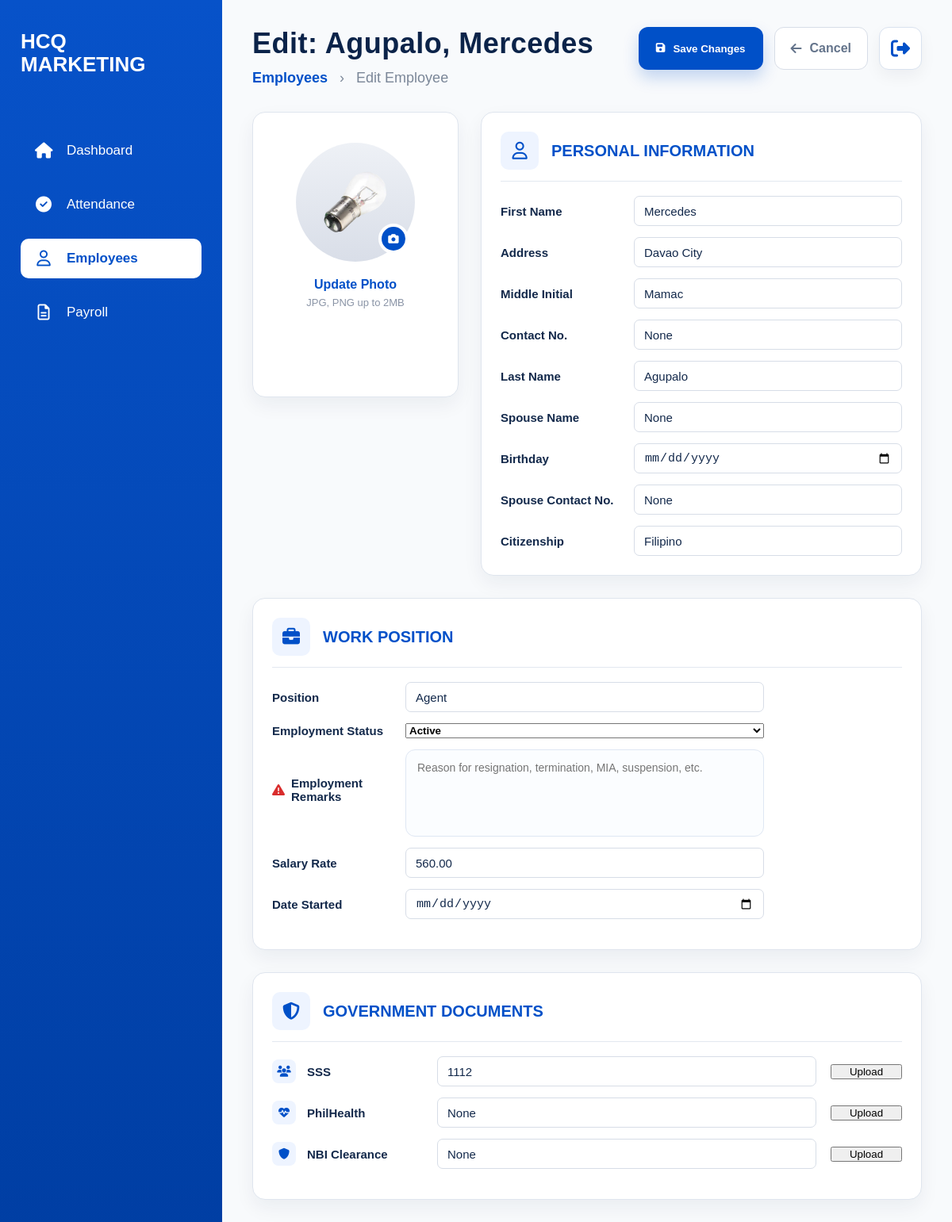
The page /employees-page/edit/3/ on the database as committed earlier.
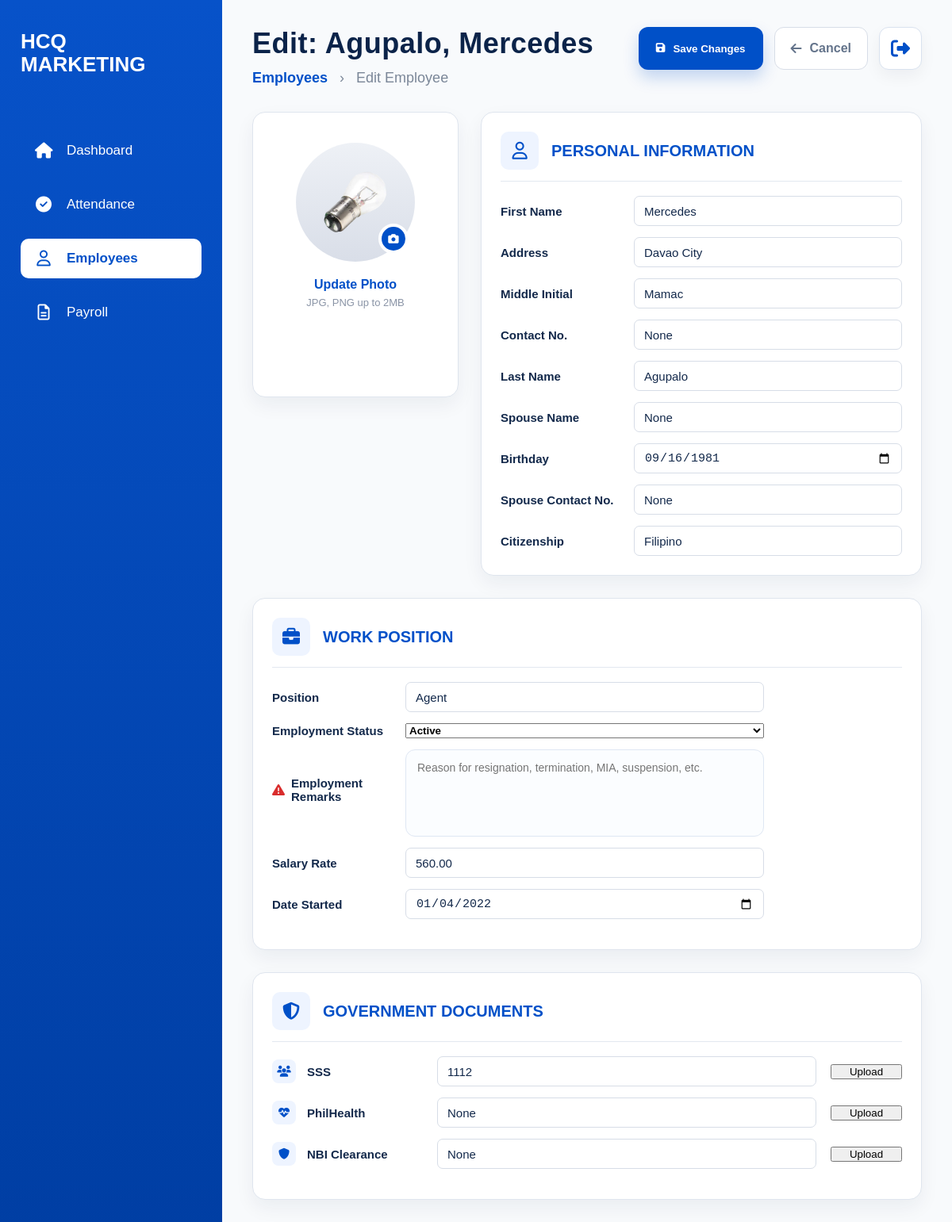
The same page on the database as committed later.
### employees/models.py (models this page shows, shortened)
class Employee(models.Model):
    SALARY_TYPE_CHOICES = (
        ('daily', 'Daily'),
        ('hourly', 'Hourly'),
    )
    EMPLOYMENT_STATUS_CHOICES = (
        ('ACTIVE', 'Active'),
        ('RESIGNED', 'Resigned'),
        ('MIA', 'MIA'),
        ('TERMINATED', 'Terminated'),
    )
    employee_id = models.CharField(
        max_length=10,
        unique=True,
        editable=False
    )
    first_name = models.CharField(max_length=100)
    middle_initial = models.CharField(
        max_length=50,
        blank=True,
        null=True
    )
    last_name = models.CharField(max_length=100)
    date_of_birth = models.DateField(
        blank=True,
        null=True
    )
    citizenship = models.CharField(
        max_length=100,
        blank=True,
        null=True
    )
    address = models.CharField(
        max_length=255,
        blank=True,
        null=True
    )
    contact_number = models.CharField(
        max_length=50,
        blank=True,
        null=True
    )
    spouse_name = models.CharField(
        max_length=100,
        blank=True,
        null=True
    )
    spouse_contact_number = models.CharField(
        max_length=50,
        blank=True,
        null=True
    )
    elementary = models.CharField(
        max_length=255,
        blank=True,
        null=True
    )
    elementary_year = models.CharField(
        max_length=50,
        blank=True,
        null=True
    )
    high_school = models.CharField(
        max_length=255,
        blank=True,
        null=True
    )
    high_school_year = models.CharField(
        max_length=50,
        blank=True,
        null=True
    )
    college = models.CharField(
        max_length=255,
        blank=True,
        null=True
    )
    college_year = models.CharField(
        max_length=50,
        blank=True,
        null=True
    )
    company_1 = models.CharField(
        max_length=255,
        blank=True,
        null=True
    )
    company_address_1 = models.CharField(
        max_length=255,
        blank=True,
        null=True
    )
    occupation_1 = models.CharField(
        max_length=100,
        blank=True,
        null=True
    )
    years_1 = models.CharField(
        max_length=50,
        blank=True,
        null=True
    )
    company_2 = models.CharField(
        max_length=255,
        blank=True,
        null=True
    )
    company_address_2 = models.CharField(
        max_length=255,
        blank=True,
        null=True
    )
    occupation_2 = models.CharField(
        max_length=100,
        blank=True,
        null=True
    )
    years_2 = models.CharField(
        max_length=50,
        blank=True,
        null=True
    )
    company_3 = models.CharField(
        max_length=255,
        blank=True,
        null=True
    )
    company_address_3 = models.CharField(
        max_length=255,
        blank=True,
        null=True
    )
    occupation_3 = models.CharField(
        max_length=100,
        blank=True,
        null=True
    )
    years_3 = models.CharField(
        max_length=50,
        blank=True,
        null=True
    )
    reference_name_1 = models.CharField(
        max_length=100,
        blank=True,
        null=True
    )
    reference_occupation_1 = models.CharField(
        max_length=100,
        blank=True,
        null=True
    )
    reference_contact_1 = models.CharField(
        max_length=50,
        blank=True,
        null=True
    )
    reference_name_2 = models.CharField(
        max_length=100,
        blank=True,
        null=True
    )
    reference_occupation_2 = models.CharField(
        max_length=100,
        blank=True,
        null=True
    )
    reference_contact_2 = models.CharField(
        max_length=50,
        blank=True,
        null=True
    )
    reference_name_3 = models.CharField(
        max_length=100,
        blank=True,
        null=True
    )
    reference_occupation_3 = models.CharField(
        max_length=100,
        blank=True,
        null=True
    )
    reference_contact_3 = models.CharField(
        max_length=50,
        blank=True,
        null=True
    )
    sss_number = models.CharField(
        max_length=100,
        blank=True,
        null=True
    )
    sss_file = models.FileField(
        upload_to='government_documents/sss/',
        blank=True,
        null=True
    )
    philhealth_number = models.CharField(
        max_length=100,
        blank=True,
        null=True
    )
    philhealth_file = models.FileField(
        upload_to='government_documents/philhealth/',
        blank=True,
        null=True
    )
    nbi_clearance_number = models.CharField(
        max_length=100,
        blank=True,
        null=True
    )
    nbi_clearance_file = models.FileField(
        upload_to='government_documents/nbi/',
        blank=True,
        null=True
    )
    barangay_clearance_number = models.CharField(
        max_length=100,
        blank=True,
        null=True
    )
    barangay_clearance_file = models.FileField(
        upload_to='government_documents/barangay/',
        blank=True,
        null=True
    )
    tin_number = models.CharField(
        max_length=100,
        blank=True,
        null=True
    )
    tin_file = models.FileField(
        upload_to='government_documents/tin/',
        blank=True,
        null=True
    )
    drivers_license_number = models.CharField(
        max_length=100,
        blank=True,
        null=True
    )
    drivers_license_file = models.FileField(
        upload_to='government_documents/drivers_license/',
        blank=True,
        null=True
    )
    position = models.CharField(max_length=100)
    employment_status = models.CharField(
        max_length=20,
        choices=EMPLOYMENT_STATUS_CHOICES,
        default='ACTIVE'
    )
    employment_remarks = models.TextField(
        blank=True,
        null=True
    )
    salary_type = models.CharField(
        max_length=10,
        choices=SALARY_TYPE_CHOICES,
        default='daily'
    )
    rate = models.DecimalField(
        max_digits=10,
        decimal_places=2
    )
    benefits = models.DecimalField(
        max_digits=10,
        decimal_places=2,
        default=0
    )
    date_started = models.DateField(
        blank=True,
        null=True
    )
    photo = models.ImageField(
        upload_to='employee_photos/',
        blank=True,
        null=True
    )
    qr_code = models.ImageField(
        upload_to='employee_qrcodes/',
        blank=True,
        null=True
    )
    resume = models.FileField(
        upload_to='employee_resumes/',
        blank=True,
        null=True
    )

### dashboard/views.py (the view, shortened to what this page needs)
# urls.py: path('employees-page/edit/<int:employee_id>/', views.edit_employee_page_view, name='edit_employee_page'),
def edit_employee_page_view(request, employee_id):
    employee = get_object_or_404(
        Employee,
        id=employee_id
    )
    return render(
        request,
        "dashboard/edit_employee_page.html",
        {
            "employee": employee,
        }
    )

### dashboard/templates/dashboard/edit_employee_page.html (shortened to what the changed rows need)
{% load static %}
<!DOCTYPE html>
<html lang="en">
<head>
    <link rel="stylesheet" href="{% static 'dashboard/dashboard.css' %}">
    <link rel="stylesheet"
          href="https://cdnjs.cloudflare.com/ajax/libs/font-awesome/6.5.1/css/all.min.css">
</head>
<body>
<div class="employee-page">
    <main class="employee-content">
        <form method="POST" enctype="multipart/form-data">
            <div class="employee-header">
                <div>
                    <h1>
                        Edit:
                        {{ employee.last_name }},
                        {{ employee.first_name }}
                    </h1>
                    <p>
                        <a href="/employees-page/">Employees</a>
                        <span>›</span>
                        Edit Employee
                    </p>
                </div>
            </div>
            <div class="employee-grid">
                <section class="profile-card photo-card">
                    <div class="avatar-wrap">
                        <div class="avatar">
                            {% if employee.photo %}
                                <img src="{{ employee.photo.url }}"
                                     alt="Employee Photo"
                                     id="photoPreview">
                            {% endif %}
                        </div>
                    </div>
                </section>
                <section class="profile-card personal-card">
                    <div class="personal-grid">
                        <div class="field-row">
                            <label>First Name</label>
                            <input type="text"
                                   name="first_name"
                                   value="{{ employee.first_name|default:'' }}">
                        </div>
                        <div class="field-row">
                            <label>Address</label>
                            <input type="text"
                                   name="address"
                                   value="{{ employee.address|default:'' }}">
                        </div>
                        <div class="field-row">
                            <label>Middle Initial</label>
                            <input type="text"
                                   name="middle_initial"
                                   value="{{ employee.middle_initial|default:'' }}">
                        </div>
                        <div class="field-row">
                            <label>Contact No.</label>
                            <input type="text"
                                   name="contact_number"
                                   value="{{ employee.contact_number|default:'' }}">
                        </div>
                        <div class="field-row">
                            <label>Last Name</label>
                            <input type="text"
                                   name="last_name"
                                   value="{{ employee.last_name|default:'' }}">
                        </div>
                        <div class="field-row">
                            <label>Spouse Name</label>
                            <input type="text"
                                   name="spouse_name"
                                   value="{{ employee.spouse_name|default:'' }}">
                        </div>
                        <div class="field-row">
                            <label>Birthday</label>
                            <input type="date"
                                   name="date_of_birth"
                                   value="{{ employee.date_of_birth|date:'Y-m-d' }}">
                        </div>
                        <div class="field-row">
                            <label>Spouse Contact No.</label>
                            <input type="text"
                                   name="spouse_contact_number"
                                   value="{{ employee.spouse_contact_number|default:'' }}">
                        </div>
                        <div class="field-row">
                            <label>Citizenship</label>
                            <input type="text"
                                   name="citizenship"
                                   value="{{ employee.citizenship|default:'' }}">
                        </div>
                    </div>
                </section>
                <section class="profile-card work-card">
                    <div class="small-field-row">
                        <label>Position</label>
                        <input
                            type="text"
                            name="position"
                            value="{{ employee.position|default:'' }}"
                        >
                    </div>
                    <div class="small-field-row">
                        <label>Employment Status</label>
                        <select
                            name="employment_status"
                            class="status-select"
                        >
                            <option value="ACTIVE"
                            {% if employee.employment_status == "ACTIVE" %}
                            selected
                            {% endif %}>
                                Active
                            </option>
                        </select>
                    </div>
                    <div class="small-field-row">
                        <label>Salary Rate</label>
                        <input
                            type="number"
                            step="0.01"
                            name="rate"
                            value="{{ employee.rate }}"
                        >
                    </div>
                    <div class="small-field-row">
                        <label>Date Started</label>
                        <input
                            type="date"
                            name="date_started"
                            value="{{ employee.date_started|date:'Y-m-d' }}"
                        >
                    </div>
                </section>
                <section class="profile-card government-card">
                    <div class="gov-row">
                        <div>
                            <i class="fa-solid fa-users"></i>
                            <label>SSS</label>
                        </div>
                        <input type="text"
                               name="sss_number"
                               value="{{ employee.sss_number|default:'' }}">
                        <button type="button"
                                onclick="document.getElementById('sssFile').click();">
                            Upload
                        </button>
                    </div>
                    <div class="gov-row">
                        <div>
                            <i class="fa-solid fa-heart-pulse"></i>
                            <label>PhilHealth</label>
                        </div>
                        <input type="text"
                               name="philhealth_number"
                               value="{{ employee.philhealth_number|default:'' }}">
                        <button type="button"
                                onclick="document.getElementById('philhealthFile').click();">
                            Upload
                        </button>
                    </div>
                    <div class="gov-row">
                        <div>
                            <i class="fa-solid fa-shield"></i>
                            <label>NBI Clearance</label>
                        </div>
                        <input type="text"
                               name="nbi_clearance_number"
                               value="{{ employee.nbi_clearance_number|default:'' }}">
                        <button type="button"
                                onclick="document.getElementById('nbiFile').click();">
                            Upload
                        </button>
                    </div>
                </section>
            </div>
        </form>
    </main>
</div>
</body>
</html>

Rows that differ between the two databases and show on the page:
changed Employee "Agupalo": date_of_birth (not shown) → "09/16/1981"; date_started (not shown) → "01/04/2022"
